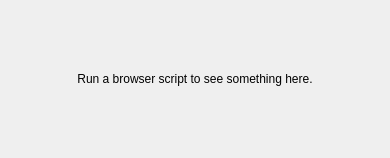
<?xml version="1.0" encoding="UTF-8"?>
<ui version="4.0">
 <class>BrowserDialog</class>
 <widget class="QDialog" name="BrowserDialog">
  <property name="windowModality">
   <enum>Qt::NonModal</enum>
  </property>
  <property name="geometry">
   <rect>
    <x>0</x>
    <y>0</y>
    <width>390</width>
    <height>158</height>
   </rect>
  </property>
  <property name="sizePolicy">
   <sizepolicy hsizetype="Preferred" vsizetype="Preferred">
    <horstretch>0</horstretch>
    <verstretch>0</verstretch>
   </sizepolicy>
  </property>
  <property name="windowTitle">
   <string>BotFather - Browser</string>
  </property>
  <property name="windowIcon">
   <iconset resource="../res/gui.qrc">
    <normaloff>:/gui/black_on_trans.png</normaloff>:/gui/black_on_trans.png</iconset>
  </property>
  <layout class="QHBoxLayout" name="horizontalLayout">
   <property name="leftMargin">
    <number>0</number>
   </property>
   <property name="topMargin">
    <number>0</number>
   </property>
   <property name="rightMargin">
    <number>0</number>
   </property>
   <property name="bottomMargin">
    <number>0</number>
   </property>
   <item>
    <widget class="QLabel" name="pixmap_placeholder">
     <property name="sizePolicy">
      <sizepolicy hsizetype="Preferred" vsizetype="Preferred">
       <horstretch>0</horstretch>
       <verstretch>0</verstretch>
      </sizepolicy>
     </property>
     <property name="mouseTracking">
      <bool>true</bool>
     </property>
     <property name="focusPolicy">
      <enum>Qt::ClickFocus</enum>
     </property>
     <property name="text">
      <string>Run a browser script to see something here.</string>
     </property>
     <property name="scaledContents">
      <bool>false</bool>
     </property>
     <property name="alignment">
      <set>Qt::AlignCenter</set>
     </property>
    </widget>
   </item>
  </layout>
 </widget>
 <resources>
  <include location="../res/gui.qrc"/>
 </resources>
 <connections/>
</ui>
